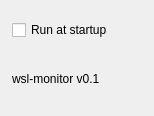
<?xml version="1.0" encoding="UTF-8"?>
<ui version="4.0">
 <class>Dialog</class>
 <widget class="QDialog" name="Dialog">
  <property name="geometry">
   <rect>
    <x>0</x>
    <y>0</y>
    <width>154</width>
    <height>116</height>
   </rect>
  </property>
  <property name="windowTitle">
   <string>wsl-monitor</string>
  </property>
  <widget class="QWidget" name="verticalLayoutWidget">
   <property name="geometry">
    <rect>
     <x>12</x>
     <y>20</y>
     <width>131</width>
     <height>91</height>
    </rect>
   </property>
   <layout class="QVBoxLayout" name="verticalLayout_1">
    <item>
     <widget class="QCheckBox" name="checkBox">
      <property name="text">
       <string>Run at startup</string>
      </property>
     </widget>
    </item>
    <item>
     <widget class="QLabel" name="label">
      <property name="text">
       <string>wsl-monitor v0.1</string>
      </property>
      <property name="alignment">
       <set>Qt::AlignLeading|Qt::AlignLeft|Qt::AlignVCenter</set>
      </property>
     </widget>
    </item>
   </layout>
  </widget>
 </widget>
 <resources/>
 <connections/>
</ui>
